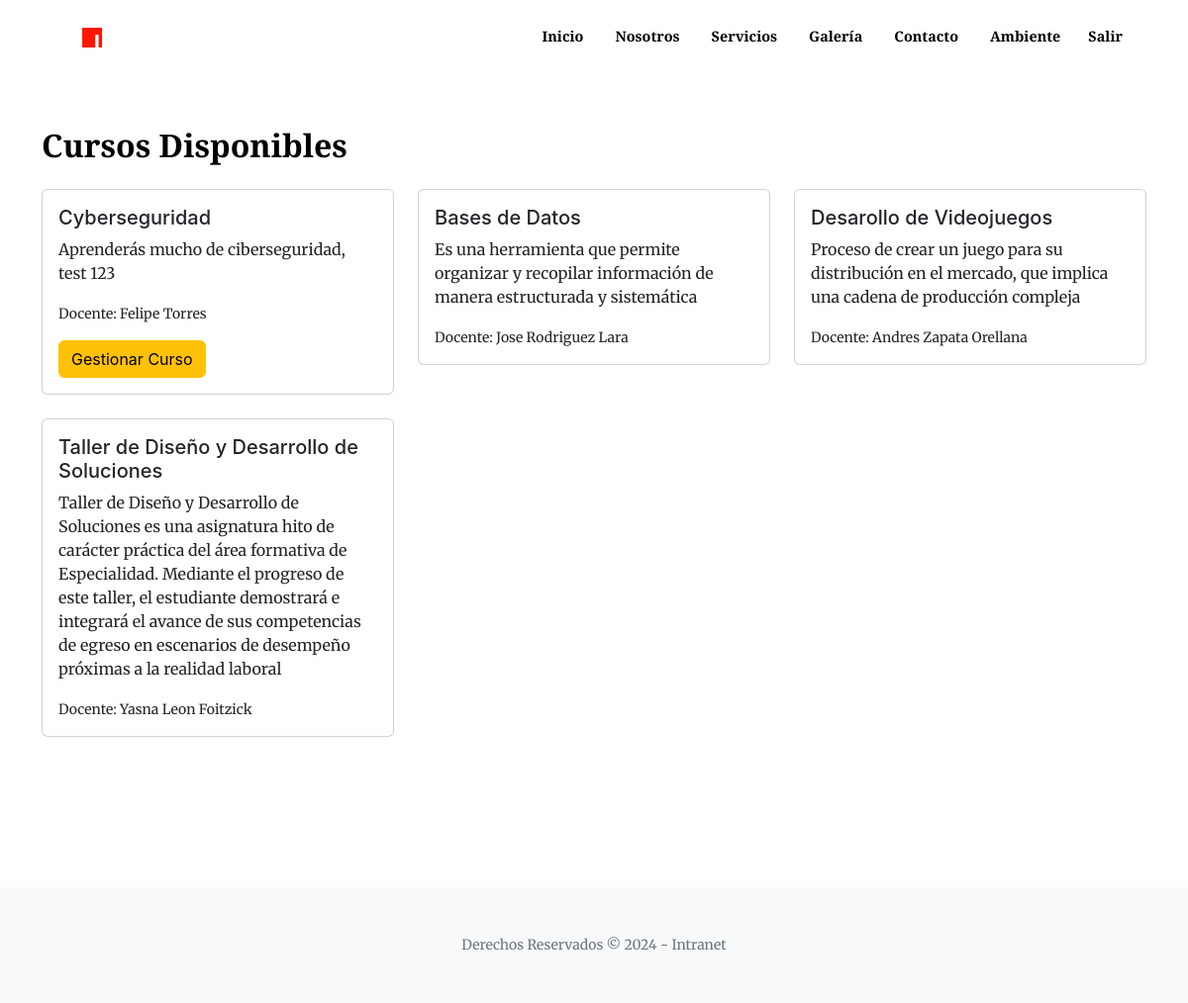
/cursos/ (signed in), run on the app's committed database.
### core/models.py (models this page shows, shortened)
class Curso(models.Model):
    nombre = models.CharField(max_length=100)
    descripcion = models.TextField()
    docente = models.ForeignKey(CustomUser, on_delete=models.SET_NULL, null=True, limit_choices_to={'user_type': 'docente'})
    estudiantes = models.ManyToManyField(CustomUser, related_name='cursos_inscritos', limit_choices_to={'user_type': 'estudiante'}, blank=True)

class CustomUser(AbstractUser):
    USER_TYPE_CHOICES = (
        ('estudiante', 'Estudiante'),
        ('docente', 'Docente'),
        ('admin', 'Administrador'),
    )
    user_type = models.CharField(max_length=20, choices=USER_TYPE_CHOICES, default='estudiante')
    class Meta:
        verbose_name = "Usuario"
        verbose_name_plural = "Usuarios"

### core/views.py (the view)
# urls.py: path('cursos/', views.lista_cursos, name='lista_cursos'),
@login_required
def lista_cursos(request):
    cursos = Curso.objects.all()
    return render(request, 'cursos/lista_cursos.html', {'cursos': cursos})

### core/templates/cursos/lista_cursos.html (shortened to what this page needs)
{% extends 'core/base.html' %}
{% block content %}
<section class="page-section clearfix">
    <div class="container">
        <div class="intro">
            <h2 class="section-heading mb-4" style="color: #000000;">
                <span class="section-heading-upper"><strong>Cursos Disponibles</strong></span>
            </h2>
            <div class="row">
                {% for curso in cursos %}
                <div class="col-md-4 mb-4">
                    <div class="card">
                        <div class="card-body">
                            <h5 class="card-title">{{ curso.nombre }}</h5>
                            <p class="card-text">{{ curso.descripcion }}</p>
                            <p class="card-text"><small>Docente: {{ curso.docente.get_full_name }}</small></p>
                            {% if user.user_type == 'estudiante' %}
                                {% if user in curso.estudiantes.all %}
                                    <button class="btn btn-secondary" disabled>Ya inscrito</button>
                                {% else %}
                                    <a href="{% url 'inscribir_curso' curso.id %}" class="btn btn-primary">Inscribirse</a>
                                {% endif %}
                            {% elif user.user_type == 'docente' and curso.docente == user %}
                                <a href="{% url 'gestionar_curso' curso.id %}" class="btn btn-warning">Gestionar Curso</a>
                            {% endif %}
                        </div>
                    </div>
                </div>
                {% endfor %}
            </div>
        </div>
    </div>
</section>
{% endblock %}

### data on the page
Curso: nombre "Cyberseguridad", descripcion "Aprenderás mucho de ciberseguridad, test 123", docente.get_full_name "Felipe Torres", shows "Gestionar Curso"
Curso: nombre "Bases de Datos", descripcion "Es una herramienta que permite organizar y recopilar información de manera estructurada y sistemática", docente.get_full_name "Jose Rodriguez Lara"
Curso: nombre "Desarollo de Videojuegos", descripcion "Proceso de crear un juego para su distribución en el mercado, que implica una cadena de producción compleja", docente.get_full_name "Andres Zapata Orellana"
Curso: nombre "Taller de Diseño y Desarrollo de Soluciones", descripcion "Taller de Diseño y Desarrollo de Soluciones es una asignatura hito de carácter práctica del área formativa de Especialidad. Mediante el progreso de este taller, el estudiante demostrará e integrará el avance de sus competencias de egreso en escenarios de desempeño próximas a la realidad laboral", docente.get_full_name "Yasna Leon Foitzick"
